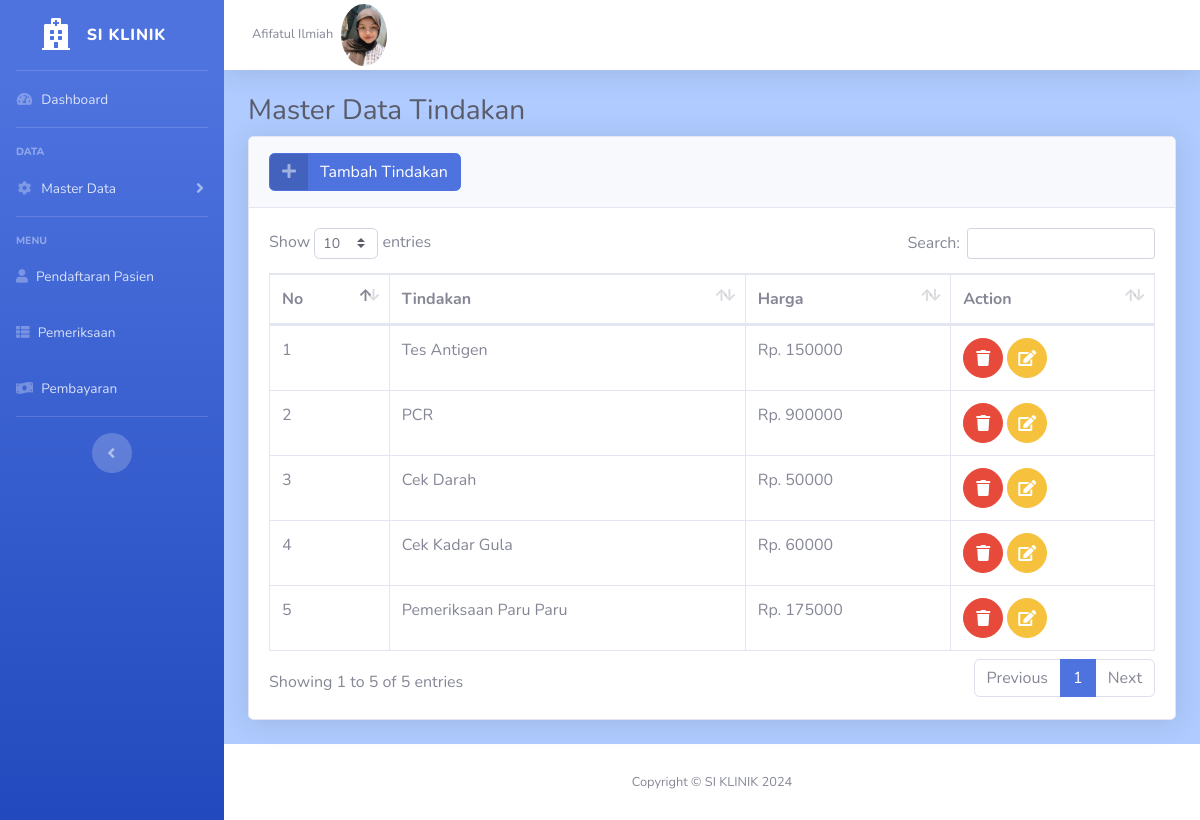
The app's page /tindakan/index.php (signed in) with its own data.
### tables this page shows
CREATE TABLE `user` (
  `id` int(11) NOT NULL,
  `id_pegawai` int(11) NOT NULL,
  `username` varchar(255) NOT NULL,
  `password` varchar(255) NOT NULL,
  `level` varchar(255) NOT NULL
);

CREATE TABLE `pegawai` (
  `id` int(11) NOT NULL,
  `nama_pegawai` varchar(255) NOT NULL,
  `nohp` varchar(12) NOT NULL,
  `alamat` varchar(255) NOT NULL,
  `jk` varchar(255) NOT NULL
);

CREATE TABLE `tindakan` (
  `id` int(11) NOT NULL,
  `tindakan` varchar(255) NOT NULL,
  `harga` int(11) NOT NULL
);

### tindakan/function.php (called while the page is built, shortened)
<?php
require "../koneksi.php";
function select($query)
{
    global $conn;
    $sql = mysqli_query($conn, $query);
    $tindakans = [];
    while ($tindakan = mysqli_fetch_assoc($sql)) {
        $tindakans[] = $tindakan;
    }
    return $tindakans;
}

### tindakan/index.php (the view, shortened to what this page needs)
<?php
require "function.php";
$pegawai = $_SESSION["id_pegawai"];
$user = mysqli_query($conn, "SELECT * FROM user A LEFT JOIN pegawai B ON B.id = A.id_pegawai WHERE A.id_pegawai = '$pegawai'");
$user = mysqli_fetch_assoc($user);
$query = "SELECT * FROM tindakan";
$tindakans = select($query);
?>
<!DOCTYPE html>
<html lang="en">
<head>
    <link href="../assets/vendor/fontawesome-free/css/all.min.css" rel="stylesheet" type="text/css">
    <link href="../assets/css/sb-admin-2.min.css" rel="stylesheet">
    <link href="../assets/vendor/datatables/dataTables.bootstrap4.min.css" rel="stylesheet">
</head>
<body id="page-top">
    <div id="wrapper">
        <ul class="navbar-nav bg-gradient-primary sidebar sidebar-dark accordion" id="accordionSidebar">
            <a class="sidebar-brand d-flex align-items-center justify-content-center" href="../index.php">
                <div class="sidebar-brand-icon">
                    <i class="fas fa-hospital"></i>
                </div>
                <div class="sidebar-brand-text mx-3">SI KLINIK</div>
            </a>
            <hr class="sidebar-divider my-0">
            <li class="nav-item">
                <a class="nav-link" href="../index.php">
                    <i class="fas fa-fw fa-tachometer-alt"></i>
                    <span>Dashboard</span></a>
            </li>
            <hr class="sidebar-divider">
            <div class="sidebar-heading">
                Data
            </div>
            <li class="nav-item">
                <a class="nav-link collapsed" href="#" data-toggle="collapse" data-target="#collapseTwo" aria-expanded="true" aria-controls="collapseTwo">
                    <i class="fas fa-fw fa-cog"></i>
                    <span>Master Data</span>
                </a>
            </li>
            <hr class="sidebar-divider">
            <div class="sidebar-heading">
                Menu
            </div>
            <li class="nav-item">
                <a class="nav-link" href="../pendaftaran/index.php">
                    <i class="fas fa-user"></i>
                    <span>Pendaftaran Pasien</span>
                </a>
            </li>
            <li class="nav-item">
                <a class="nav-link" href="../pemeriksaan/index.php">
                    <i class="fas fa-th-list"></i>
                    <span>Pemeriksaan</span>
                </a>
            </li>
            <li class="nav-item">
                <a class="nav-link" href="../pembayaran/index.php">
                    <i class="fas fa-money-bill-wave"></i>
                    <span>Pembayaran</span>
                </a>
            </li>
            <hr class="sidebar-divider d-none d-md-block">
            <div class="text-center d-none d-md-inline">
                <button class="rounded-circle border-0" id="sidebarToggle"></button>
            </div>
        </ul>
        <div id="content-wrapper" class="d-flex flex-column" style="background-color: #afcbff">
            <div id="content">
                <nav class="navbar navbar-expand navbar-light bg-white topbar mb-4 static-top shadow">
                    <ul class="navbar-nav ml-auto">
                        <li class="nav-item dropdown no-arrow">
                            <a class="nav-link dropdown-toggle" href="#" id="userDropdown" role="button" data-toggle="dropdown" aria-haspopup="true" aria-expanded="false">
                                <span class="mr-2 d-none d-lg-inline text-gray-600 small"><?= $user["nama_pegawai"]; ?></span>
                                <img class="img-profile rounded-circle" src="../assets/img/profil-admin.jpg" style="width: 5%; height: auto; border-radius: 50%;">
                            </a>
                        </li>
                    </ul>
                </nav>
                <div class="container-fluid">
                    <h1 class="h3 mb-2 text-gray-800">Master Data Tindakan</h1>
                    <div class="card shadow mb-4">
                        <div class="card-header py-3">
                            <a href="../tindakan/add.php" class="btn btn-primary btn-icon-split">
                                <span class="icon text-white-50">
                                    <i class="fas fa-plus"></i>
                                </span>
                                <span class="text">Tambah Tindakan</span>
                            </a>
                        </div>
                        <div class="card-body">
                            <div class="table-responsive">
                                <table class="table table-bordered" id="dataTable" width="100%" cellspacing="0">
                                    <thead>
                                        <tr>
                                            <th>No</th>
                                            <th>Tindakan</th>
                                            <th>Harga</th>
                                            <th>Action</th>
                                        </tr>
                                    </thead>
                                    <tbody>
                                        <?php $i = 1 ?>
                                        <?php foreach ($tindakans as $row) : ?>
                                            <tr>
                                                <td><?= $i++; ?></td>
                                                <td><?= $row['tindakan']; ?></td>
                                                <td>Rp. <?= $row['harga']; ?></td>
                                                <td>
                                                    <a href="#" class="btn btn-danger btn-circle" data-toggle="modal" data-target="#hapusModal<?= $row["id"]; ?>">
                                                        <i class="fas fa-trash"></i>
                                                    </a>
                                                    <a href="../tindakan/edit.php?id=<?= $row["id"]; ?>" class="btn btn-warning btn-circle">
                                                        <i class="fas fa-edit"></i>
                                                    </a>
                                                </td>
                                            </tr>
                                        <?php endforeach; ?>
                                    </tbody>
                                </table>
                            </div>
                        </div>
                    </div>
                </div>
            </div>
            <footer class="sticky-footer bg-white">
                <div class="container my-auto">
                    <div class="copyright text-center my-auto">
                        <span>Copyright &copy; SI KLINIK <?= date("Y") ?></span>
                    </div>
                </div>
            </footer>
        </div>
    </div>
</body>
</html>

### records on screen
user: id_pegawai.nama_pegawai "Afifatul Ilmiah"
tindakan: tindakan "Tes Antigen", harga "150000"
tindakan: tindakan "PCR", harga "900000"
tindakan: tindakan "Cek Darah", harga "50000"
tindakan: tindakan "Cek Kadar Gula", harga "60000"
tindakan: tindakan "Pemeriksaan Paru Paru", harga "175000"
